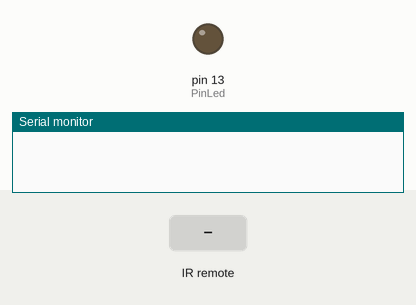
Recording of a sketch running on a simulated Arduino Uno, built with avr-gcc and run on an emulated ATmega328P. Shown: output pins drawn as LEDs (lit = HIGH), the last lines printed to the serial monitor. Inputs (shaded band) come from the test bench.

Above: at 1.2 s.
1.3 s: infrared code 0x10EFD827 received
At 2.7 s:
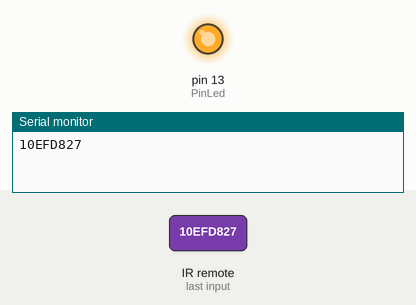
Timing chart, 0 to 4.3 s (numbered marks = the images above; inputs shaded):
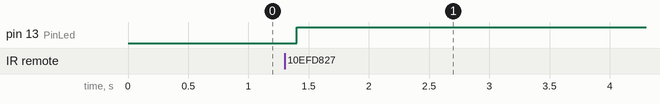

Measured:
- after the input at 1.3 s, pin 13 (PinLed): LOW → HIGH after 0.10 s

The sketch:

SensorIR.ino
```cpp
#include <IRremote.h>

int PinIR = 11;

decode_results Respuesta;
int PinLed = 13;
boolean Estado = false;
IRrecv SensorIR(PinIR);

void setup() {
  Serial.begin(9600);
  pinMode(PinLed, OUTPUT);
  SensorIR.enableIRIn();
}

void loop() {
  if (SensorIR.decode(&Respuesta)) {
    if (Respuesta.value == 0x10EFD827) {
      Estado = !Estado;
      digitalWrite(PinLed, Estado);
    }
    Serial.println(Respuesta.value, HEX);
    SensorIR.resume();
  }
  delay(200);
}
```
